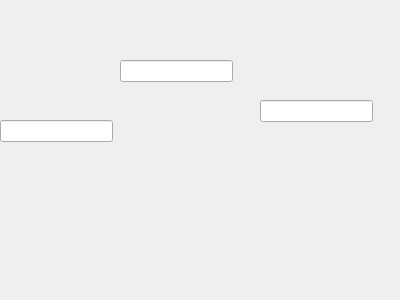
<?xml version="1.0" encoding="UTF-8"?>
<ui version="4.0">
 <class>page3</class>
 <widget class="QWidget" name="page3">
  <property name="geometry">
   <rect>
    <x>0</x>
    <y>0</y>
    <width>400</width>
    <height>300</height>
   </rect>
  </property>
  <property name="windowTitle">
   <string>Form</string>
  </property>
  <widget class="QLineEdit" name="lineEdit">
   <property name="geometry">
    <rect>
     <x>120</x>
     <y>60</y>
     <width>113</width>
     <height>22</height>
    </rect>
   </property>
  </widget>
  <widget class="QLineEdit" name="Username2">
   <property name="geometry">
    <rect>
     <x>260</x>
     <y>100</y>
     <width>113</width>
     <height>22</height>
    </rect>
   </property>
  </widget>
  <widget class="QLineEdit" name="Username1">
   <property name="geometry">
    <rect>
     <x>0</x>
     <y>120</y>
     <width>113</width>
     <height>22</height>
    </rect>
   </property>
  </widget>
 </widget>
 <resources/>
 <connections/>
</ui>
